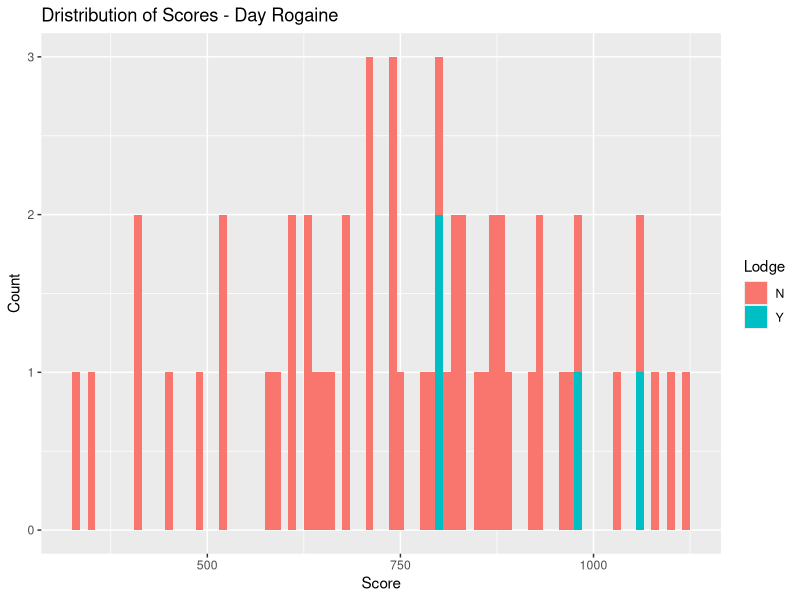
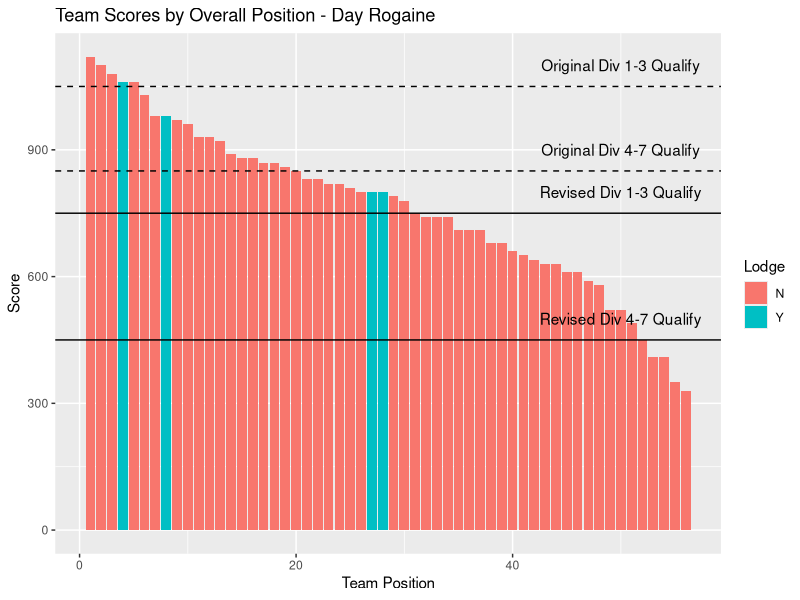
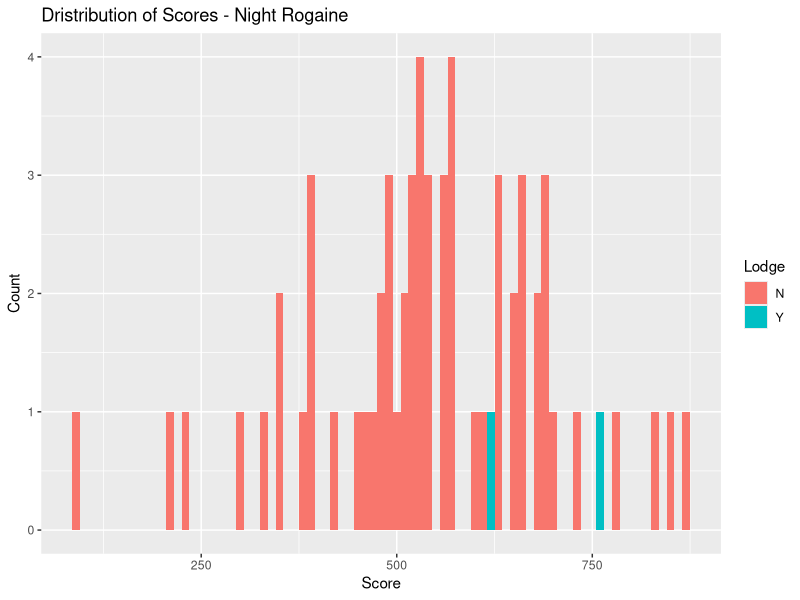
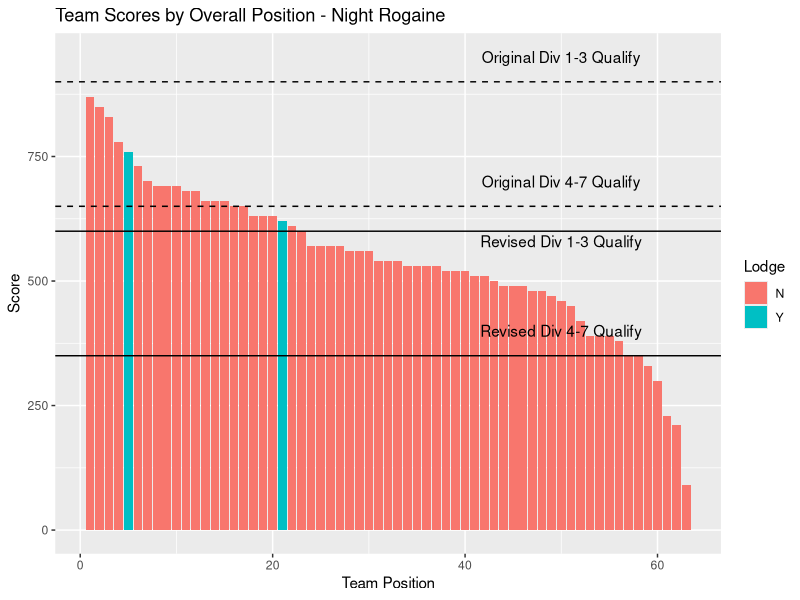

Source code (R) for these figures, in order:
## ---- chunk 1
library(tidyverse)
library(viridis)
## ---- chunk 2
DayRogaine <- read_csv('raw_data/DayRogaineResults.csv')
NightRogaine <- read_csv('raw_data/NightRogaineResults.csv')
## ---- chunk 3
ggplot(DayRogaine, aes(Score, fill = Lodge)) +
  geom_histogram( binwidth = 10) +
  labs(x = "Score", y = "Count", title = "Dristribution of Scores - Day Rogaine")
## ---- chunk 4
ggplot(DayRogaine, aes(x= Pl, y=Score, fill=Lodge)) +
  geom_bar(stat = "identity") +
  labs(x = "Team Position", y = "Score", title = "Team Scores by Overall Position - Day Rogaine") +
  geom_hline(yintercept = 750) +
  annotate("text", x = 50, y = 800, label = "Revised Div 1-3 Qualify") +
  geom_hline(yintercept = 450) +
  annotate("text", x = 50, y = 500, label = "Revised Div 4-7 Qualify") +
  geom_hline(yintercept = 1050, linetype = 2) +
  annotate("text", x = 50, y = 1100, label = "Original Div 1-3 Qualify") +
  geom_hline(yintercept = 850, linetype = 2) +
  annotate("text", x = 50, y = 900, label = "Original Div 4-7 Qualify")

# stat = "identity" argument tells ggplot2 to use the values in the "Score" column directly as the heights of the bars

## ---- chunk 5
ggplot(NightRogaine, aes(Score, fill = Lodge)) +
  geom_histogram( binwidth = 10) +
  labs(x = "Score", y = "Count", title = "Dristribution of Scores - Night Rogaine")
## ---- chunk 6
ggplot(NightRogaine, aes(x= Pl, y=Score, fill=Lodge)) +
  geom_bar(stat = "identity") +
  labs(x = "Team Position", y = "Score", title = "Team Scores by Overall Position - Night Rogaine") +
  geom_hline(yintercept = 600) +
  annotate("text", x = 50, y = 580, label = "Revised Div 1-3 Qualify") +
  geom_hline(yintercept = 350) +
  annotate("text", x = 50, y = 400, label = "Revised Div 4-7 Qualify") +
  geom_hline(yintercept = 900, linetype = 2) +
  annotate("text", x = 50, y = 950, label = "Original Div 1-3 Qualify") +
  geom_hline(yintercept = 650, linetype = 2) +
  annotate("text", x = 50, y = 700, label = "Original Div 4-7 Qualify")

# stat = "identity" argument tells ggplot2 to use the values in the "Score" column directly as the heights of the bars

